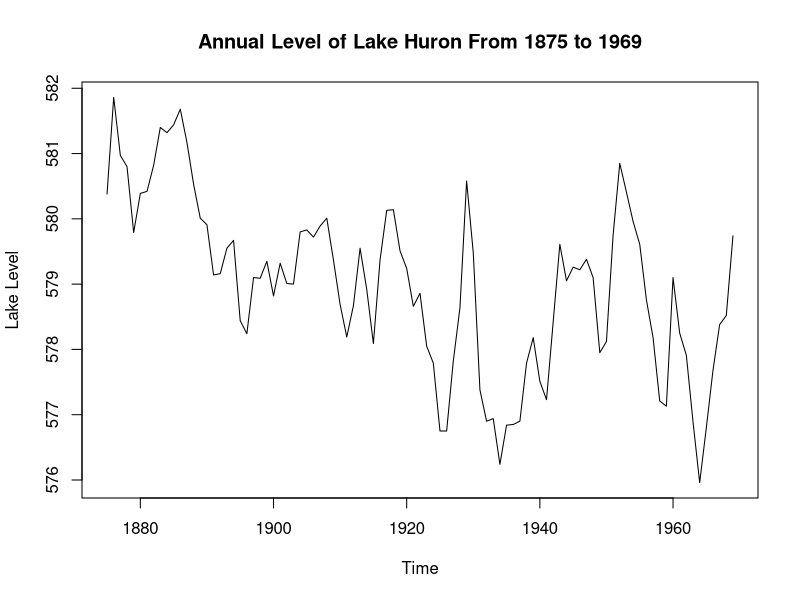
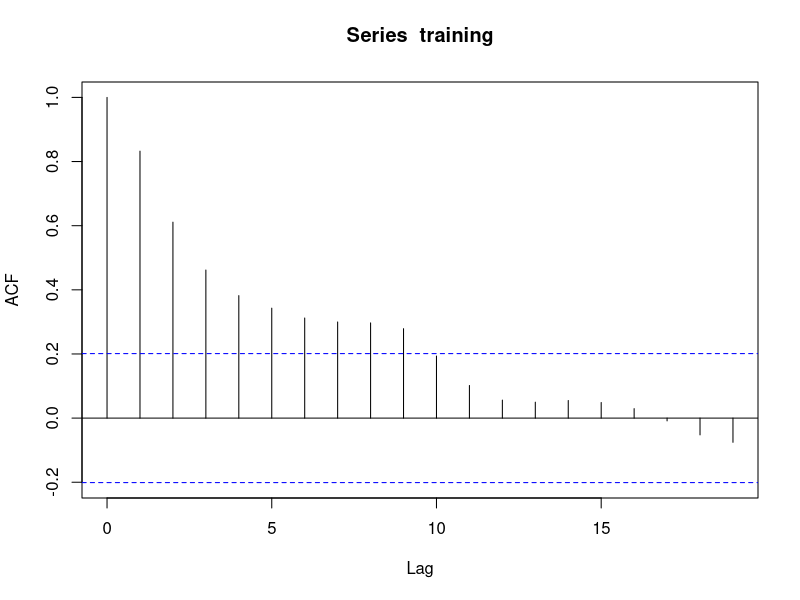
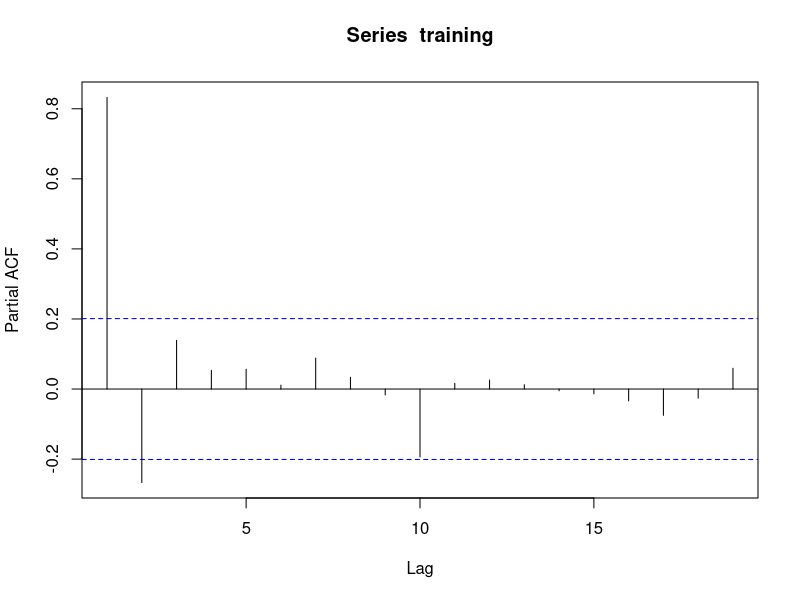
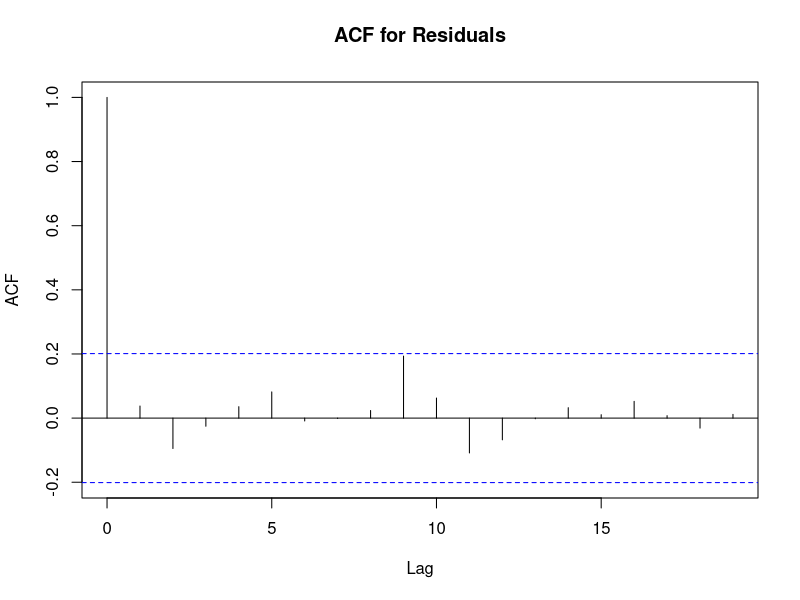
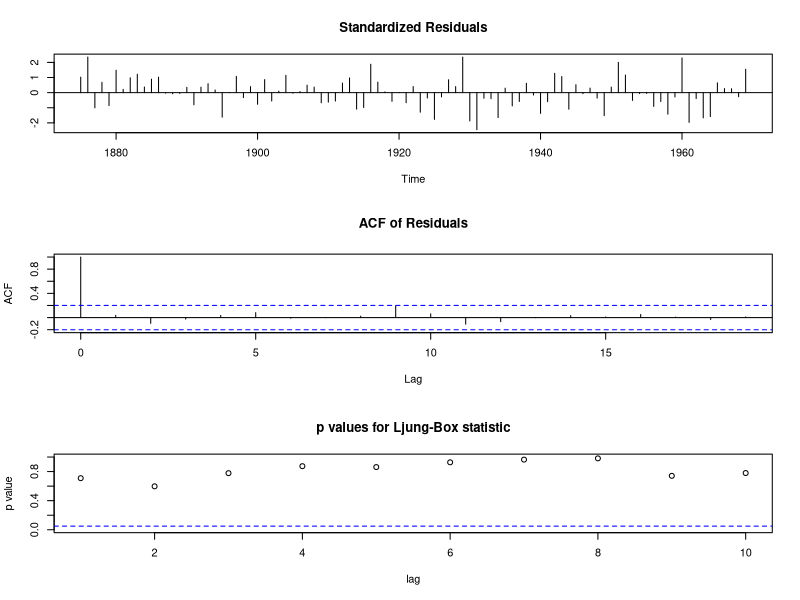
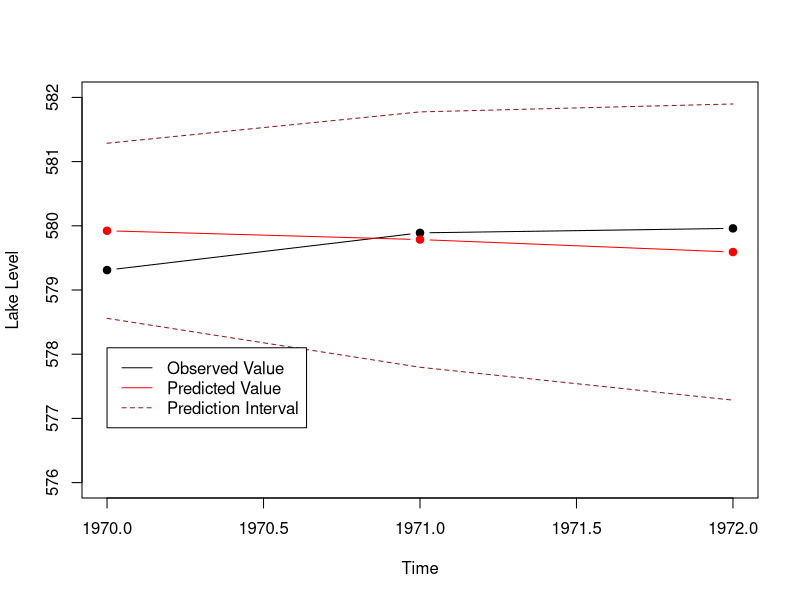

The R source for these figures, in order:
## ---- chunk 1
knitr::opts_chunk$set(echo = TRUE)
library(tidyverse)
library(knitr)
library(tseries)
library(zoo)
## ---- chunk 2
data("LakeHuron")
training <- window(LakeHuron, start = c(1875), end = c(1969))
testing <- window(LakeHuron, start = c(1970), end = c(1972))
## ---- chunk 3
plot(training,
     ylab = "Lake Level",
     main = "Annual Level of Lake Huron From 1875 to 1969")
acf(training)
pacf(training)
## ---- chunk 4
model <- arima(training, order = c(2,0,0), include.mean = TRUE)
model
## ---- chunk 5
acf(model$residuals,main = "ACF for Residuals")
tsdiag(model)
## ---- chunk 6
predicted_levels <- predict(model,n.ahead = 3,prediction.interval = TRUE,level = 0.95)
q4result <- tibble(Time = c("1970", "1971", "1972"),prediction = predicted_levels$pred,
                   lower_bound = prediction - 1.96*predicted_levels$se,
                   upper_bound = prediction + 1.96*predicted_levels$se)
kable(q4result)
## ---- chunk 7
q4result[,"Observed"] <- testing
plot(testing, 
     xlim = c(1970.0, 1972.0),
     ylim = c(576,582),
     type = "b", 
     pch = 19, 
     ylab = "Lake Level")
lines(q4result$prediction, col = "red", type = "b", pch = 19)
lines(q4result$lower_bound, col = "firebrick4", lty = "dashed")
lines(q4result$upper_bound, col = "firebrick4", lty = "dashed")
legend(1970.0,
       578.1,
       legend = c("Observed Value",
                  "Predicted Value",
                   "Prediction Interval"),
       lty = c("solid","solid","dashed"),
       col = c("black", "red","firebrick4"))
